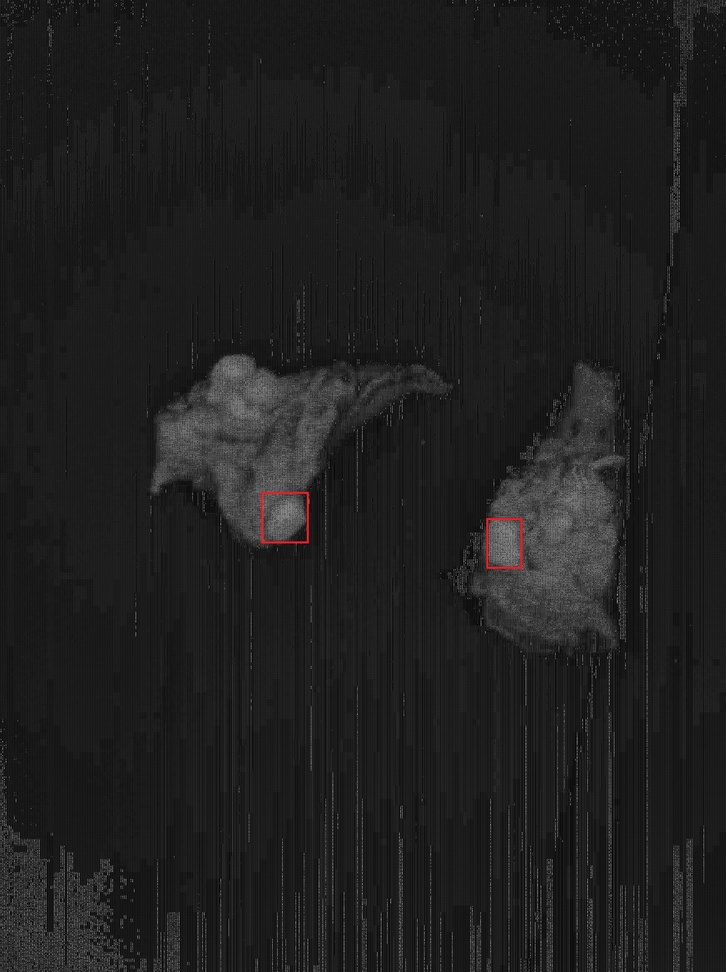
#> input picture frame_012109.jpg, 726 x 972 px, shrunk from 1744 x 2336 before the run, given as the content of the folder E:/new/1777452 ypz/1777452_frames, which was not available; the run also reads 1 picture not shown here
$ python calibration.py
#> lines starting #> are read from the running program, lines starting #| are printed output that depends on the picture; pictures that were not available may be replaced by others from this repository, and a replacement may not be noted
import cv2
import numpy as np
import os
def Calibration(origin_img):
    white = cv2.imread('w.jpg', 0)
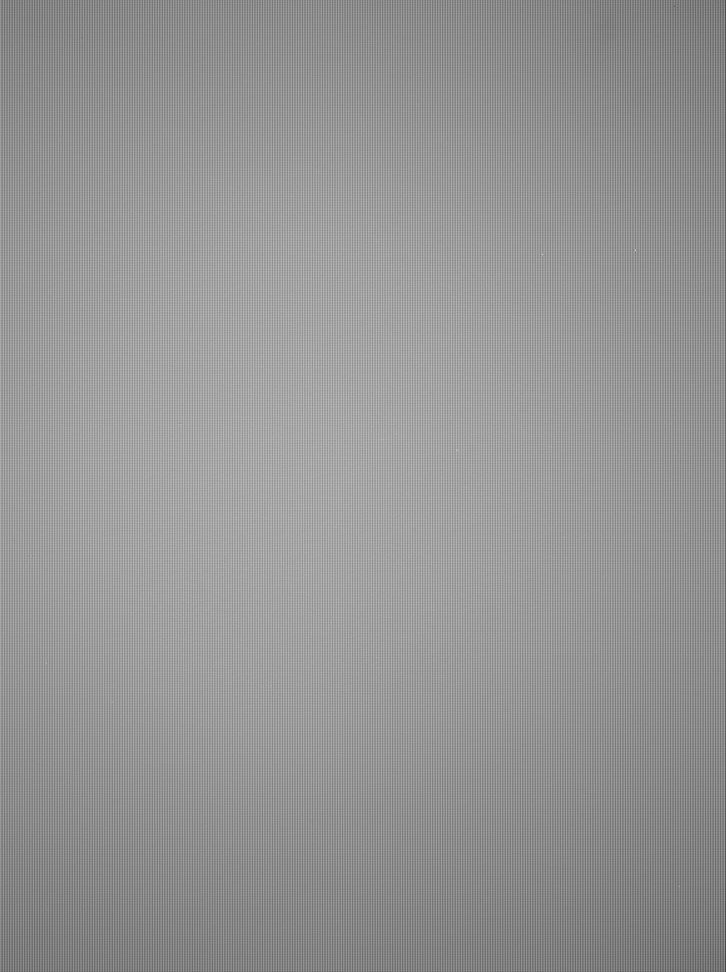
#> input picture w.jpg, 726 x 972 px, shrunk from 1744 x 2336 before the run
#> white is the input picture: shape (972, 726); min 62, max 209, mean 148.6
    black = cv2.imread('b.jpg', 0)
#> black: shape (972, 726); every value is 4


    np.seterr(divide='ignore', invalid='ignore')  # 消除被除数为0的警告
    bwCali_img = np.divide((origin_img - black), (white - black)) * 255
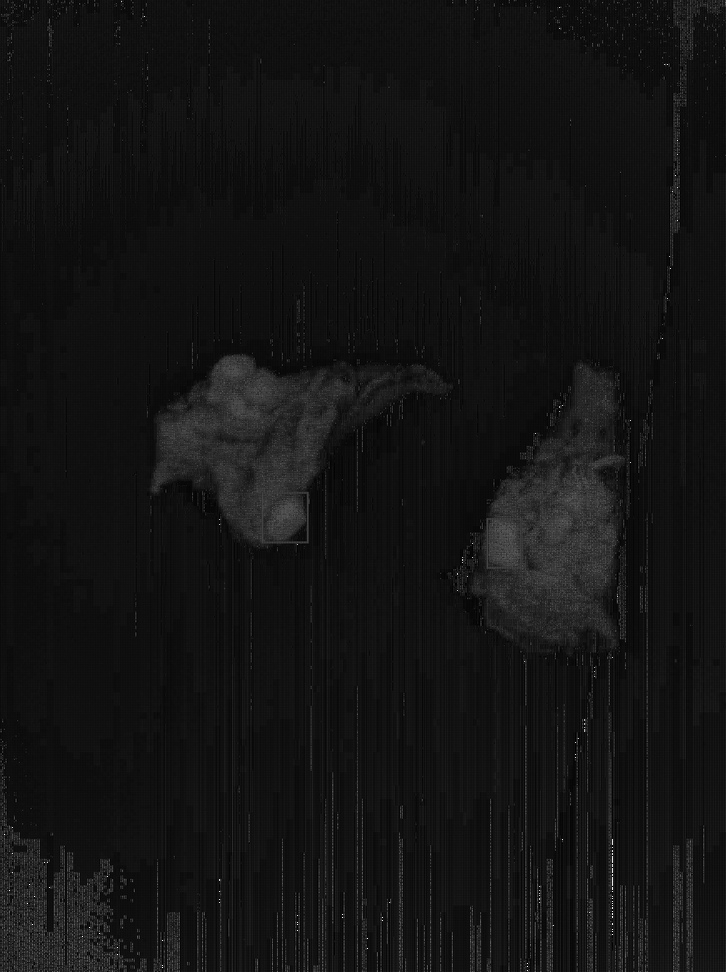
#> bwCali_img: shape (972, 726) float64; min 0, max 619.3, mean 48.6; drawn with min black and max white
    #bwCali_img.astype("uint8")
    bwCali_img = np.array(bwCali_img, dtype='uint8')   # 要保存成图片一定要加这一句，  因为数组运算后数组的dtype类型就改变了。
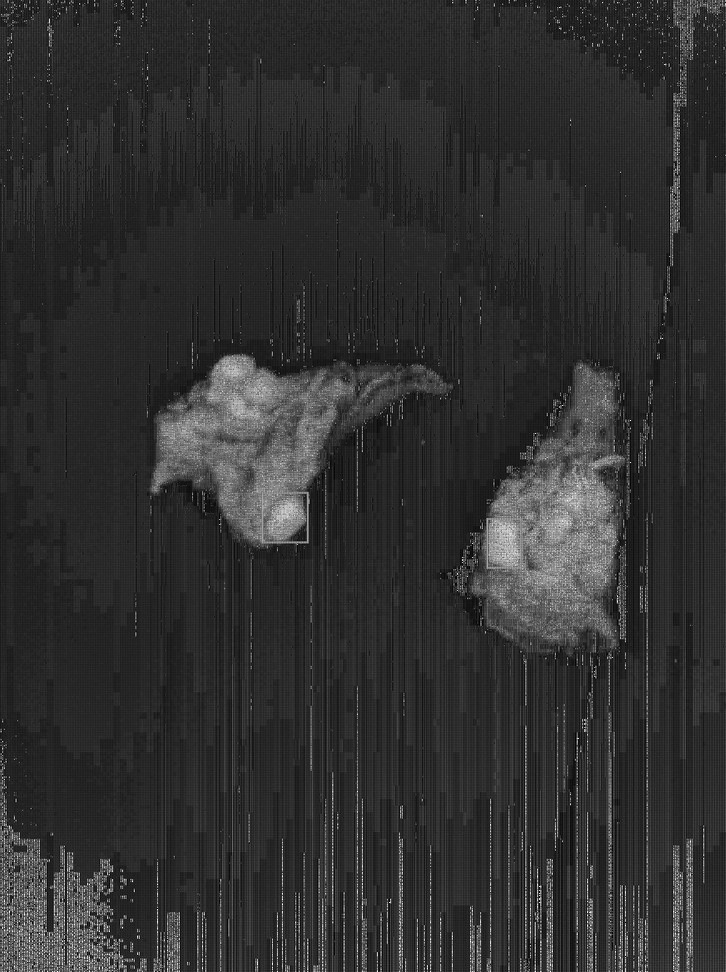
#> bwCali_img: shape (972, 726); min 0, max 255, mean 48
    return bwCali_img


folder_path = "E:\\new\\1777452 ypz\\1777452_frames"
image_extensions = ('.jpg')

for root, dirs, files in os.walk(folder_path):
    for file in files:
        if file.lower().endswith(image_extensions):
            full_path = os.path.join(root, file)
            origin_img = cv2.imread(full_path,0)
            a = Calibration(origin_img)
            cv2.imwrite(os.path.join('E:\\new\\1777452 ypz\\cali', file),a)
